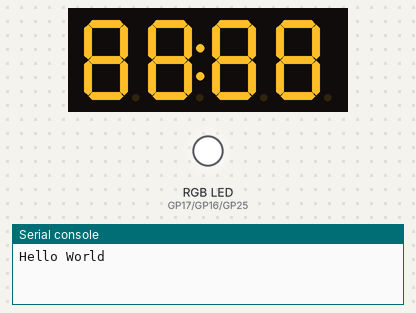
This program was run on a simulated Raspberry Pi Pico running MicroPython. On the bench: 4-digit seven-segment display, an RGB LED mixed from three pins (HIGH = lit), the last lines printed to the serial console. The clock reads 2024-03-15 10:24:30 at power-on unless the program sets it; library files of the repository ran but are not shown: tm1637.py; pins used as bus, display or sensor lines are not drawn.

Above: at 1.1 s.
At 3.1 s:
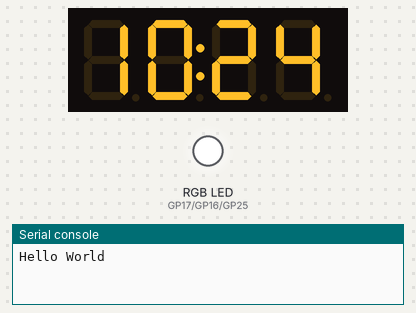
At 65.7 s:
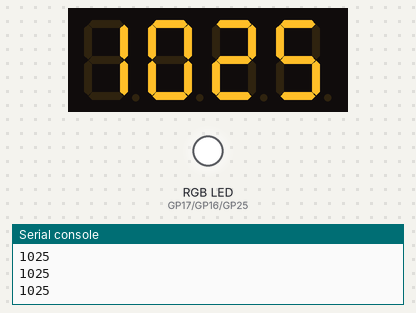
At 129.3 s:
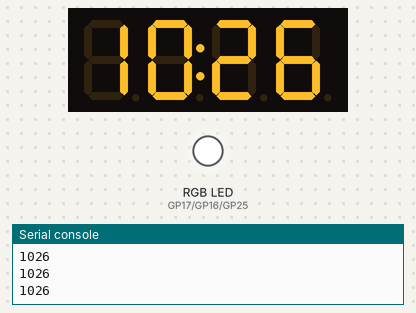

Measured:
- what the display in image 0 shows lasts 2.0 s, from 1.0 s to 3.0 s

The program:

main.py
```python
'''
==============================================================================================
 main.py
 Project
 Version 1.00.00
 By Mike Trethowan
 MIT License
Copyright (c) 2025 Mike Trethowan

 Description:
    Demonstrate the use of a TM1637 as a clock display, using the RTC within the Seed Xiao 2040.

 Notes:

==============================================================================================
XIAO Pin Assignment:

        		        -------- XIAO RP2040 --------
              GP26   1-|                             |-14   5V
              GP27   2-|                             |-13   GND
              GP28   3-|                             |-12   3V3
              GP29   4-|                             |-11   GP3
    SDO       GP6    5-|                             |-10   GP4
    SCl       GP7    6-|                             |- 9   GP2
              GP0    7-| UART0 TX           UART0 RX |- 8   GP1
                        -----------------------------                          --

==============================================================================================
'''
import tm1637
from machine import Pin, RTC
from utime import sleep, sleep_us

# ============================================================================================
rtc = RTC()
SEG7 = tm1637.TM1637(clk=Pin(7), dio=Pin(6)) # Setup display driver

# Xiao has onboard RGB Leds.
LEDR = Pin(17, Pin.OUT, Pin.PULL_UP, value=1) # Turns off red LED
LEDG = Pin(16, Pin.OUT, Pin.PULL_UP, value=1) # Turns off green LED
LEDB = Pin(25, Pin.OUT, Pin.PULL_UP, value=1) # Turns off blue LED

# Main: ======================================================================================
print("Hello World")

def main():
    SEG7.clear() # New function added to original tm1637.py driver.
    sleep(1)
    SEG7.clock(88,88,True) # Display test: all segments turend on with with colon, no DPs.
    sleep(2)
    while True:
        dt = rtc.datetime() # Get date time tuplet from internal RTC.
        SEG7.clock(dt[4],dt[5],True) # Colon on.
        sleep_us(500000) # sleep_us is used here to show the difference between sleep and sleep_us.
        SEG7.clock(dt[4],dt[5],False) # Colon off.
        print(str(dt[4])+ str(dt[5]))
        sleep(.5) # Leading zero is not needed.

# ============================================================================================
if __name__ == "__main__":
    main()
# ============================================================================================
```
